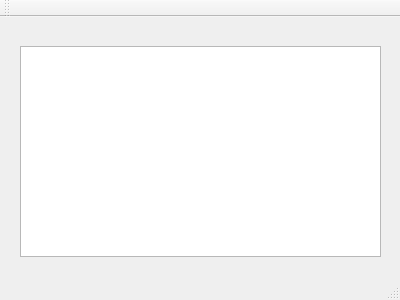
<?xml version="1.0" encoding="UTF-8"?>
<ui version="4.0">
 <class>MainWindow</class>
 <widget class="QMainWindow" name="MainWindow">
  <property name="geometry">
   <rect>
    <x>0</x>
    <y>0</y>
    <width>400</width>
    <height>300</height>
   </rect>
  </property>
  <property name="windowTitle">
   <string>MainWindow</string>
  </property>
  <widget class="QWidget" name="centralWidget">
   <widget class="QTextEdit" name="textEdit">
    <property name="geometry">
     <rect>
      <x>20</x>
      <y>29</y>
      <width>361</width>
      <height>211</height>
     </rect>
    </property>
   </widget>
  </widget>
  <widget class="QMenuBar" name="menuBar">
   <property name="geometry">
    <rect>
     <x>0</x>
     <y>0</y>
     <width>400</width>
     <height>22</height>
    </rect>
   </property>
  </widget>
  <widget class="QToolBar" name="mainToolBar">
   <attribute name="toolBarArea">
    <enum>TopToolBarArea</enum>
   </attribute>
   <attribute name="toolBarBreak">
    <bool>false</bool>
   </attribute>
  </widget>
  <widget class="QStatusBar" name="statusBar"/>
 </widget>
 <layoutdefault spacing="6" margin="11"/>
 <resources/>
 <connections/>
</ui>
